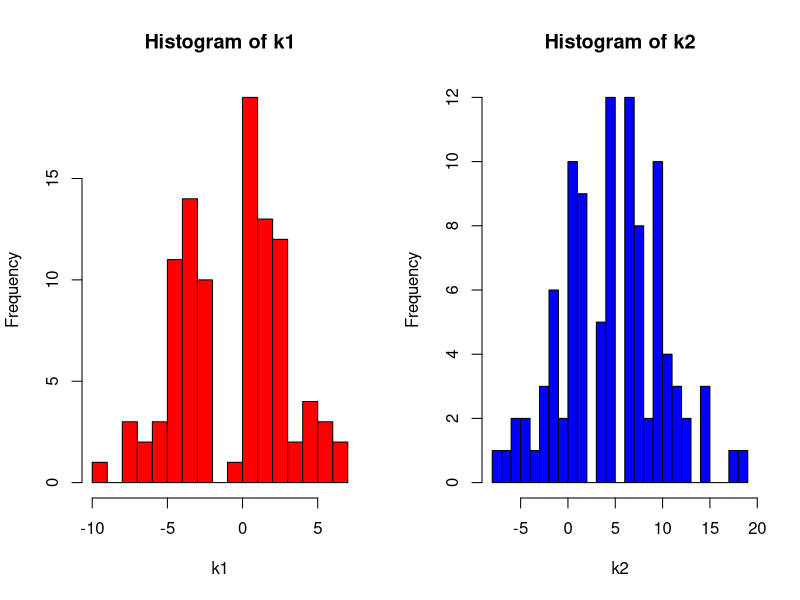

Generate this figure with R:
(9.51-10)/(4.65/sqrt(40))
pnorm(-0.6665)

# Q10 用抽样法解题
x<-c(-5,-4,-3,-2,1,7,10,11,17,18)
y<-c(-11,-5,-3,-3,-1,-1,-1,2,3,5,12)
mean(x)-mean(y)
median(x)-median(y)

library(data.table)
s<-data.table(idx=c(1:21), diff=c(x,y))
k1<-rep(NA,100)
k2<-rep(NA,100)

for (i in 1:100) {
  # 一般性抽样，感觉有问题，不知是否对题目说明理解错误。 从图形上看，以0为对称
  # 从答案上看，就是采用一般混合抽样，解释说因为 H0：=0，所以抽样是以0为对称
  s_idx<-sample(1:21,10)
  t<-s[idx %in% s_idx,diff]
  p<-s[!(idx %in% s_idx),diff]
  k1[i]=median(t) -median(p)
  
  # bootrap方式抽样，感觉这才是正确的。-- 答案不是这个
  t2<-sample(x,10, replace=TRUE)
  p2<-sample(y,11, replace=TRUE)
  k2[i]=median(t2) -median(p2)
}
par(mfrow=c(1,2))
hist(k1,breaks=20,col="red")
hist(k2,breaks=20,col="blue")

# Q11，一个点算1%，p-value是计算<=-5 和 >=5的点的个数。


